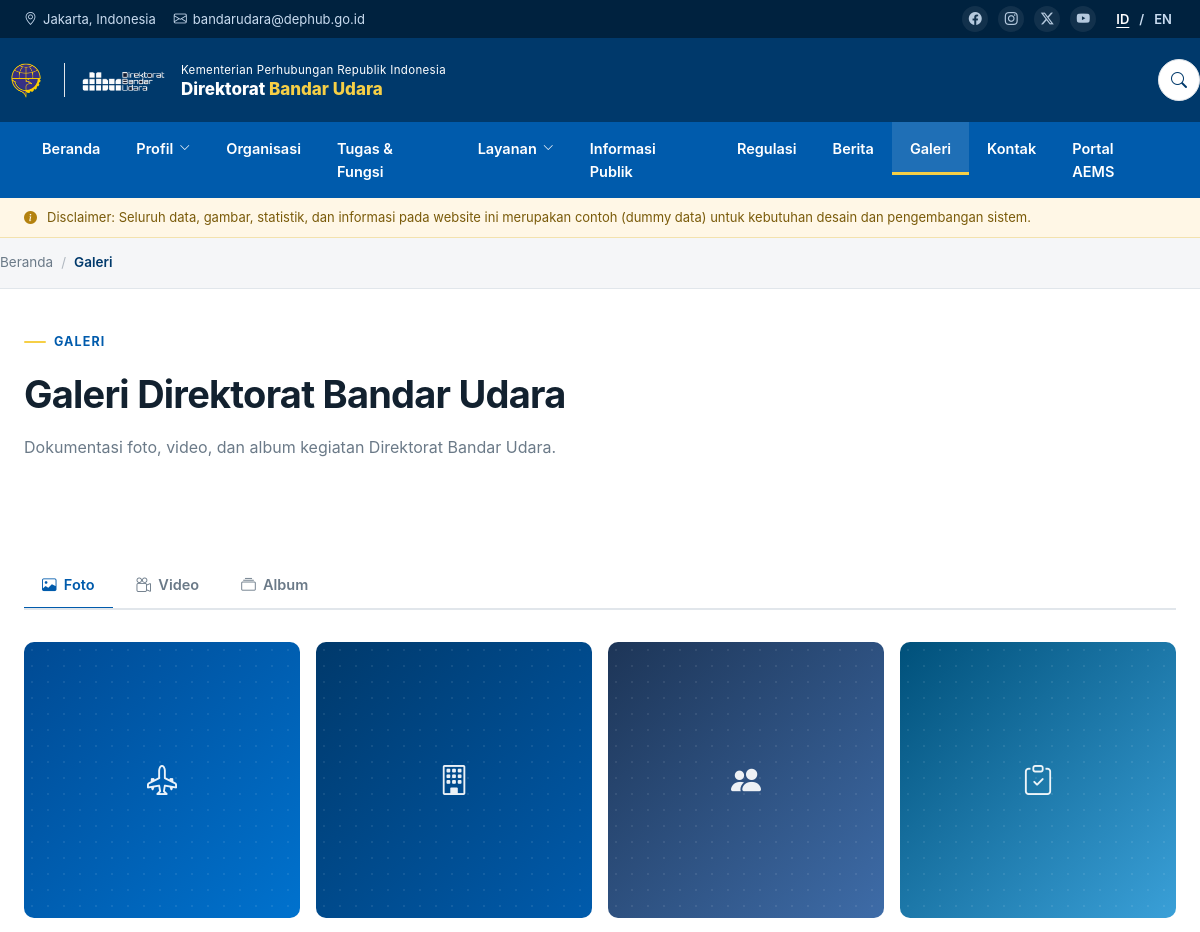
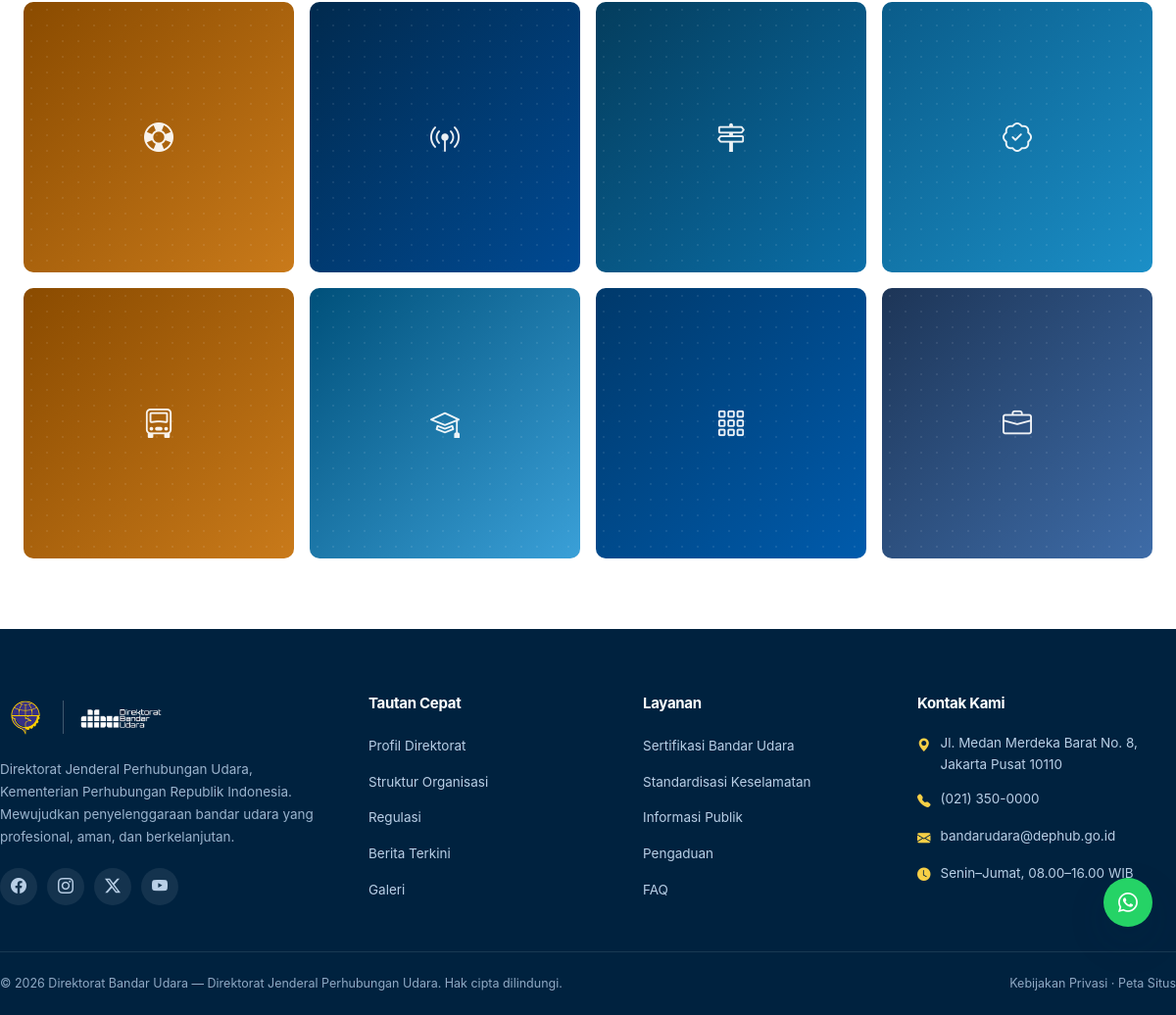
/frontend/pages/galeri.php, run on the app's committed database (2 pictures, top to bottom).
### tables this page shows
CREATE TABLE `menu_items` (
  `id` INT UNSIGNED AUTO_INCREMENT PRIMARY KEY,
  `location` ENUM('navbar','footer_quick','footer_service','social') NOT NULL DEFAULT 'navbar',
  `parent_id` INT UNSIGNED NULL,
  `label` VARCHAR(120) NOT NULL,
  `url` VARCHAR(255) NOT NULL DEFAULT '#',
  `icon` VARCHAR(80) NULL,
  `match_pages` VARCHAR(255) NULL,
  `is_external` TINYINT(1) NOT NULL DEFAULT 0,
  `sort` INT NOT NULL DEFAULT 0,
  `is_active` TINYINT(1) NOT NULL DEFAULT 1,
  KEY `idx_menu_loc` (`location`,`parent_id`,`sort`)
);

CREATE TABLE `page_meta` (
  `id` INT UNSIGNED AUTO_INCREMENT PRIMARY KEY,
  `page_key` VARCHAR(60) NOT NULL UNIQUE,
  `page_label` VARCHAR(120) NOT NULL,
  `meta_title` VARCHAR(200) NULL,
  `meta_description` VARCHAR(255) NULL,
  `eyebrow` VARCHAR(160) NULL,
  `heading` VARCHAR(200) NULL,
  `subtitle` TEXT NULL,
  `breadcrumb` VARCHAR(120) NULL
);

CREATE TABLE `gallery_photos` (
  `id` INT UNSIGNED AUTO_INCREMENT PRIMARY KEY,
  `album_id` INT UNSIGNED NULL,
  `title` VARCHAR(200) NOT NULL,
  `caption` VARCHAR(255) NULL,
  `image` VARCHAR(255) NULL,
  `art_class` VARCHAR(20) NOT NULL DEFAULT 'art-1',
  `icon` VARCHAR(80) NULL,
  `show_on_home` TINYINT(1) NOT NULL DEFAULT 0,
  `sort` INT NOT NULL DEFAULT 0,
  `is_active` TINYINT(1) NOT NULL DEFAULT 1,
  KEY `idx_photo_album` (`album_id`),
  CONSTRAINT `fk_photo_album` FOREIGN KEY (`album_id`) REFERENCES `gallery_albums`(`id`) ON DELETE SET NULL
);

### frontend/bootstrap.php (called while the page is built, shortened)
<?php
require_once dirname(__DIR__) . '/shared/functions.php';
function url(string $path = ''): string
{
    $path = ltrim($path, '/');
    return FRONTEND_URL . '/' . $path;
}
function page_start(string $key, array $options = []): array
{
    $meta = page_meta($key);
    $ctx  = [
        'key'         => $key,
        'file'        => basename($_SERVER['SCRIPT_NAME'] ?? 'index.php'),
        'meta'        => $meta,
        'title'       => $options['title']       ?? ($meta['meta_title'] ?: setting('site_title')),
        'description' => $options['description'] ?? ($meta['meta_description'] ?: setting('site_description')),
        'breadcrumbs' => $options['breadcrumbs'] ?? [],
    ];
    return $meta;
}
function page_ctx(): array
{
    return $GLOBALS['dbu_page'];
}
function partial(string $name, array $vars = []): void
{
    extract($vars, EXTR_SKIP);
    include __DIR__ . '/partials/' . $name . '.php';
}

### shared/db.php (called while the page is built, shortened)
<?php
function db(): PDO
{
    static $pdo = null;
    if ($pdo instanceof PDO) {
        return $pdo;
    }
    $dsn = sprintf('mysql:host=%s;port=%s;dbname=%s;charset=utf8mb4', DB_HOST, DB_PORT, DB_NAME);
    try {
        $pdo = new PDO($dsn, DB_USER, DB_PASS, [
            PDO::ATTR_ERRMODE            => PDO::ERRMODE_EXCEPTION,
            PDO::ATTR_DEFAULT_FETCH_MODE => PDO::FETCH_ASSOC,
            PDO::ATTR_EMULATE_PREPARES   => false,
        ]);
    } catch (PDOException $e) {
        http_response_code(500);
        $detail = APP_DEBUG ? htmlspecialchars($e->getMessage(), ENT_QUOTES) : '';
        exit(
            '<div style="font-family:system-ui;max-width:640px;margin:80px auto;padding:28px;'
            . 'border:1px solid #E1E6EB;border-radius:12px;">'
            . '<h2 style="margin:0 0 10px;color:#00396B">Koneksi basis data gagal</h2>'
            . '<p style="color:#3B4B5A;line-height:1.6">Pastikan MySQL/MariaDB berjalan dan basis data '
            . '<code>' . DB_NAME . '</code> sudah dibuat. Jalankan <code>database/schema.sql</code> lalu '
            . '<code>database/seed.sql</code>.</p>'
            . ($detail ? '<pre style="background:#F5F6F8;padding:12px;border-radius:8px;overflow:auto">' . $detail . '</pre>' : '')
            . '</div>'
        );
    }
    return $pdo;
}
function db_all(string $sql, array $params = []): array
{
    $stmt = db()->prepare($sql);
    $stmt->execute($params);
    return $stmt->fetchAll();
}
function db_one(string $sql, array $params = []): ?array
{
    $stmt = db()->prepare($sql);
    $stmt->execute($params);
    $row = $stmt->fetch();
    return $row === false ? null : $row;
}

### frontend/pages/galeri.php (the view, shortened to what this page needs)
<?php
require_once dirname(__DIR__) . '/bootstrap.php';
$meta = page_start('galeri', ['breadcrumbs' => [['label' => 'Galeri']]]);
$photos = db_all('SELECT * FROM gallery_photos WHERE is_active = 1 AND album_id IS NULL ORDER BY sort, id');
$albums = db_all(
    'SELECT a.*, (SELECT COUNT(*) FROM gallery_photos p WHERE p.album_id = a.id AND p.is_active = 1) AS photo_count
     FROM gallery_albums a WHERE a.is_active = 1 ORDER BY a.sort, a.id'
);
partial('header');
partial('page-title', ['meta' => $meta]);
?>
<section class="section">
  <div class="container">
    <div class="tabs-nav" data-tabs="gal">
      <button class="active" data-tab="foto"><i class="bi bi-image"></i>&nbsp; Foto</button>
      <button data-tab="video"><i class="bi bi-camera-reels"></i>&nbsp; Video</button>
      <button data-tab="album"><i class="bi bi-collection"></i>&nbsp; Album</button>
    </div>
    <div class="tab-panel active" data-tab-panel="gal" data-panel-id="foto">
      <div class="gallery-grid">
        <?php foreach ($photos as $photo): ?>
        <div class="gallery-item" data-lightbox data-caption="<?= e($photo['caption'] ?: $photo['title']) ?>">
          <?= art_block($photo['image'], $photo['art_class'], $photo['icon'], '', $photo['title']) ?>
        </div>
        <?php endforeach; ?>
      </div>
    </div>
  </div>
</section>
<?php
partial('footer');

### frontend/partials/header.php (shortened to what this page needs)
<?php
$ctx  = page_ctx();
$navs = menu_items('navbar');
$currentFile = $ctx['file'];
?>
<!DOCTYPE html>
<html lang="id">
<head>
<link rel="stylesheet" href="https://cdnjs.cloudflare.com/ajax/libs/bootstrap-icons/1.11.3/font/bootstrap-icons.min.css">
<link rel="stylesheet" href="<?= e(url('css/style.css')) ?>">
</head>
<body>
<div class="topbar">
  <div class="container">
    <div class="topbar-left">
      <span class="hide-sm"><i class="bi bi-geo-alt"></i> <?= e(setting('contact_city')) ?></span>
      <span class="hide-sm"><i class="bi bi-envelope"></i> <?= e(setting('contact_email')) ?></span>
    </div>
    <div class="topbar-right">
      <div class="social-mini">
        <?php foreach (social_links() as $s): ?>
        <a href="<?= eurl($s['url']) ?>" aria-label="<?= e($s['label']) ?>"><i class="bi <?= e($s['icon']) ?>"></i></a>
        <?php endforeach; ?>
      </div>
      <div class="lang-switch"><button class="active">ID</button><span>/</span><button>EN</button></div>
    </div>
  </div>
</div>
<div class="sticky-stack">
  <header class="header">
    <div class="container brandrow">
      <a href="<?= e(url('index.php')) ?>" class="brand">
        <div class="brand-logos">
          <div class="logo-badge">
            <img src="<?= e(asset_url(setting('logo_primary', 'assets/images/kemenhub.png'))) ?>" alt="Logo Kementerian Perhubungan">
          </div>
          <div class="logo-badge small">
            <img src="<?= e(asset_url(setting('logo_secondary', 'assets/images/logo-dbu.png'))) ?>" alt="Logo Direktorat Bandar Udara">
          </div>
        </div>
        <div class="brand-text">
          <div class="kop"><?= e(setting('brand_kop')) ?></div>
          <div class="name"><?= e(setting('brand_name')) ?> <span><?= e(setting('brand_name_accent')) ?></span></div>
        </div>
      </a>
      <div class="header-actions">
        <button class="icon-btn" data-search-toggle aria-label="Cari"><i class="bi bi-search"></i></button>
      </div>
    </div>
  </header>
  <nav class="navbar">
    <div class="container">
      <ul class="navlist">
        <?php foreach ($navs as $item):
            $match  = split_list($item['match_pages'], ' ');
            $active = $match && in_array($currentFile, $match, true);
        ?>
        <li<?= $active ? ' class="active"' : '' ?>>
          <a href="<?= e($item['is_external'] ? $item['url'] : url($item['url'])) ?>"<?= $item['is_external'] ? ' target="_blank" rel="noopener"' : '' ?>>
            <?= e($item['label']) ?><?= $item['children'] ? ' <i class="bi bi-chevron-down" style="font-size:11px"></i>' : '' ?>
          </a>
        </li>
        <?php endforeach; ?>
      </ul>
    </div>
  </nav>
  <?php if (setting('disclaimer_active', '1') === '1' && setting('disclaimer_text') !== ''): ?>
  <div class="disclaimer">
    <div class="container">
      <i class="bi bi-info-circle-fill"></i>
      <span><?= e(setting('disclaimer_text')) ?></span>
    </div>
  </div>
  <?php endif; ?>
</div>
<?php if (!empty($ctx['breadcrumbs'])): ?>
<div class="breadcrumb-bar">
  <div class="container breadcrumb">
    <a href="<?= e(url('index.php')) ?>">Beranda</a>
    <?php foreach ($ctx['breadcrumbs'] as $i => $crumb):
        $last = $i === count($ctx['breadcrumbs']) - 1; ?>
      <span class="sep">/</span>
      <?php if (!$last && !empty($crumb['url'])): ?>
        <a href="<?= e(url($crumb['url'])) ?>"><?= e($crumb['label']) ?></a>
      <?php else: ?>
        <span class="current"><?= e($crumb['label']) ?></span>
      <?php endif; ?>
    <?php endforeach; ?>
  </div>
</div>
<?php endif; ?>

### frontend/partials/page-title.php (shortened to what this page needs)
<div class="page-title-block">
  <div class="container">
    <?php if (!empty($meta['eyebrow'])): ?><div class="eyebrow"><?= e($meta['eyebrow']) ?></div><?php endif; ?>
    <h1><?= e($meta['heading']) ?></h1>
    <?php if (!empty($meta['subtitle'])): ?><p><?= e($meta['subtitle']) ?></p><?php endif; ?>
  </div>
</div>

### shared/functions.php (shortened to what this page needs)
<?php
require_once __DIR__ . '/db.php';
function e(?string $value): string
{
    return htmlspecialchars((string) $value, ENT_QUOTES | ENT_SUBSTITUTE, 'UTF-8');
}
function eurl(?string $value): string
{
    $value = trim((string) $value);
    return e($value);
}
function split_list(?string $value, string $sep = ','): array
{
    if (trim((string) $value) === '') {
        return [];
    }
    return array_values(array_filter(array_map('trim', explode($sep, $value)), fn($v) => $v !== ''));
}
function settings(): array
{
    static $cache = null;
    if ($cache === null) {
        $cache = [];
        foreach (db_all('SELECT setting_key, value FROM settings') as $row) {
            $cache[$row['setting_key']] = $row['value'];
        }
    }
    return $cache;
}
function setting(string $key, string $default = ''): string
{
    $all = settings();
    return isset($all[$key]) && $all[$key] !== null && $all[$key] !== '' ? $all[$key] : $default;
}
function page_meta(string $key): array
{
    $row = db_one('SELECT * FROM page_meta WHERE page_key = ?', [$key]);
    return $row ?: ['page_key' => $key, 'meta_title' => setting('site_title'), 'meta_description' => setting('site_description'),
                    'eyebrow' => null, 'heading' => null, 'subtitle' => null, 'breadcrumb' => null];
}
function menu_items(string $location): array
{
    static $cache = [];
    if (!isset($cache[$location])) {
        $rows = db_all(
            'SELECT * FROM menu_items WHERE location = ? AND is_active = 1 ORDER BY sort, id',
            [$location]
        );
        $tree = [];
        foreach ($rows as $row) {
            if ($row['parent_id'] === null) {
                $row['children'] = [];
                $tree[$row['id']] = $row;
            }
        }
        foreach ($rows as $row) {
            if ($row['parent_id'] !== null && isset($tree[$row['parent_id']])) {
                $tree[$row['parent_id']]['children'][] = $row;
            }
        }
        $cache[$location] = array_values($tree);
    }
    return $cache[$location];
}
function social_links(): array
{
    $map = [
        'social_facebook'  => ['bi-facebook', 'Facebook'],
        'social_instagram' => ['bi-instagram', 'Instagram'],
        'social_twitter'   => ['bi-twitter-x', 'Twitter'],
        'social_youtube'   => ['bi-youtube', 'YouTube'],
    ];
    $out = [];
    foreach ($map as $key => [$icon, $label]) {
        $url = setting($key);
        if ($url !== '') {
            $out[] = ['url' => $url, 'icon' => $icon, 'label' => $label];
        }
    }
    return $out;
}
function art_block(?string $image, ?string $artClass, ?string $icon, string $extraClass = '', string $alt = ''): string
{
    $artClass = $artClass ?: 'art-1';
    $iconHtml = $icon ? '<div class="art-inner"><i class="bi ' . e($icon) . '"></i></div>' : '';
    return '<div class="art ' . e($artClass) . ' ' . e($extraClass) . '">' . $iconHtml . '</div>';
}
function asset_url(?string $path): string
{
    $path = ltrim((string) $path, '/');
    return FRONTEND_URL . '/' . $path;
}

### frontend/partials/footer.php (shortened to what this page needs)
<?php
$quick    = menu_items('footer_quick');
$svcLinks = menu_items('footer_service');
$socials  = social_links();
?>
<footer class="footer">
  <div class="container footer-top">
    <div class="footer-brand">
      <div class="footer-logos">
        <div class="logo-badge">
          <img src="<?= e(asset_url(setting('logo_primary', 'assets/images/kemenhub.png'))) ?>" alt="Logo Kementerian Perhubungan">
        </div>
        <div class="logo-badge small">
          <img src="<?= e(asset_url(setting('logo_secondary', 'assets/images/logo-dbu.png'))) ?>" alt="Logo Direktorat Bandar Udara">
        </div>
      </div>
      <p><?= e(setting('footer_description')) ?></p>
      <div class="footer-social">
        <?php foreach ($socials as $s): ?>
        <a href="<?= eurl($s['url']) ?>" aria-label="<?= e($s['label']) ?>"><i class="bi <?= e($s['icon']) ?>"></i></a>
        <?php endforeach; ?>
      </div>
    </div>
    <div>
      <h4>Tautan Cepat</h4>
      <ul class="footer-links">
        <?php foreach ($quick as $item): ?>
        <li><a href="<?= e($item['is_external'] ? $item['url'] : url($item['url'])) ?>"><?= e($item['label']) ?></a></li>
        <?php endforeach; ?>
      </ul>
    </div>
    <div>
      <h4>Layanan</h4>
      <ul class="footer-links">
        <?php foreach ($svcLinks as $item): ?>
        <li><a href="<?= e($item['is_external'] ? $item['url'] : url($item['url'])) ?>"><?= e($item['label']) ?></a></li>
        <?php endforeach; ?>
      </ul>
    </div>
    <div>
      <h4>Kontak Kami</h4>
      <ul class="footer-contact">
        <li><i class="bi bi-geo-alt-fill"></i><span><?= e(setting('contact_address')) ?></span></li>
        <li><i class="bi bi-telephone-fill"></i><span><?= e(setting('contact_phone')) ?></span></li>
        <li><i class="bi bi-envelope-fill"></i><span><?= e(setting('contact_email')) ?></span></li>
        <li><i class="bi bi-clock-fill"></i><span><?= e(setting('contact_hours')) ?></span></li>
      </ul>
    </div>
  </div>
  <div class="container footer-bottom">
    <span>&copy; <?= date('Y') ?> <?= e(setting('footer_copyright')) ?></span>
    <span><a href="#">Kebijakan Privasi</a> &middot; <a href="<?= e(url('pages/kontak.php')) ?>">Peta Situs</a></span>
  </div>
</footer>
<div class="floating-col">
  <a class="fab fab-wa" href="<?= eurl(setting('whatsapp_url', '#')) ?>" aria-label="WhatsApp"><i class="bi bi-whatsapp"></i></a>
</div>
</body>
</html>

### data on the page
menu_items: label "Beranda"
menu_items: label "Profil"
menu_items: label "Organisasi"
menu_items: label "Tugas & Fungsi"
menu_items: label "Layanan"
menu_items: label "Informasi Publik"
menu_items: label "Regulasi"
menu_items: label "Berita"
menu_items: label "Galeri"
menu_items: label "Kontak"
menu_items: label "Portal AEMS"
page_meta: eyebrow "GALERI", heading "Galeri Direktorat Bandar Udara", subtitle "Dokumentasi foto, video, dan album kegiatan Direktorat Bandar Udara."
menu_items: label "Profil Direktorat"
menu_items: label "Struktur Organisasi"
menu_items: label "Regulasi"
menu_items: label "Berita Terkini"
menu_items: label "Galeri"
menu_items: label "Sertifikasi Bandar Udara"
menu_items: label "Standardisasi Keselamatan"
menu_items: label "Informasi Publik"
menu_items: label "Pengaduan"
menu_items: label "FAQ"

### other printed values
setting('contact_city') "Jakarta, Indonesia"
setting('contact_email') "bandarudara@dephub.go.id"
setting('brand_kop') "Kementerian Perhubungan Republik Indonesia"
setting('brand_name') "Direktorat"
setting('brand_name_accent') "Bandar Udara"
setting('disclaimer_text') "Disclaimer: Seluruh data, gambar, statistik, dan informasi pada website ini merupakan contoh (dummy data) untuk kebutuhan desain dan pengembangan sistem."
$crumb['label'] "Galeri"
setting('footer_description') "Direktorat Jenderal Perhubungan Udara, Kementerian Perhubungan Republik Indonesia. Mewujudkan penyelenggaraan bandar udara yang profesional, aman, dan berkelanjutan."
setting('contact_address') "Jl. Medan Merdeka Barat No. 8, Jakarta Pusat 10110"
setting('contact_phone') "(021) 350-0000"
setting('contact_hours') "Senin–Jumat, 08.00–16.00 WIB"
setting('footer_copyright') "Direktorat Bandar Udara — Direktorat Jenderal Perhubungan Udara. Hak cipta dilindungi."
